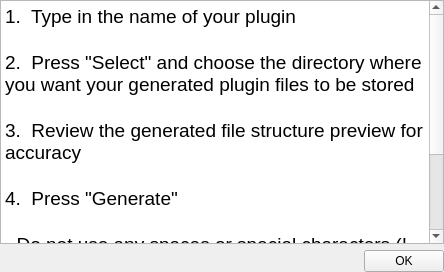
<?xml version="1.0" encoding="UTF-8"?>
<ui version="4.0">
 <class>helpWidget</class>
 <widget class="QWidget" name="helpWidget">
  <property name="geometry">
   <rect>
    <x>0</x>
    <y>0</y>
    <width>444</width>
    <height>272</height>
   </rect>
  </property>
  <property name="sizePolicy">
   <sizepolicy hsizetype="Preferred" vsizetype="Preferred">
    <horstretch>0</horstretch>
    <verstretch>0</verstretch>
   </sizepolicy>
  </property>
  <property name="minimumSize">
   <size>
    <width>0</width>
    <height>0</height>
   </size>
  </property>
  <property name="maximumSize">
   <size>
    <width>16225487</width>
    <height>16225487</height>
   </size>
  </property>
  <property name="windowTitle">
   <string>Plugin Maker Help</string>
  </property>
  <layout class="QVBoxLayout" name="verticalLayout">
   <property name="spacing">
    <number>6</number>
   </property>
   <property name="margin">
    <number>0</number>
   </property>
   <item>
    <widget class="QTextEdit" name="textEdit">
     <property name="readOnly">
      <bool>true</bool>
     </property>
     <property name="html">
      <string>&lt;!DOCTYPE HTML PUBLIC &quot;-//W3C//DTD HTML 4.0//EN&quot; &quot;http://www.w3.org/TR/REC-html40/strict.dtd&quot;&gt;
&lt;html&gt;&lt;head&gt;&lt;meta name=&quot;qrichtext&quot; content=&quot;1&quot; /&gt;&lt;style type=&quot;text/css&quot;&gt;
p, li { white-space: pre-wrap; }
&lt;/style&gt;&lt;/head&gt;&lt;body style=&quot; font-family:'Lucida Grande'; font-size:13pt; font-weight:400; font-style:normal;&quot;&gt;
&lt;p style=&quot; margin-top:0px; margin-bottom:0px; margin-left:0px; margin-right:0px; -qt-block-indent:0; text-indent:0px;&quot;&gt;&lt;span style=&quot; font-family:'MS Shell Dlg 2'; font-size:14pt;&quot;&gt;1.  Type in the name of your plugin&lt;/span&gt;&lt;/p&gt;
&lt;p style=&quot;-qt-paragraph-type:empty; margin-top:0px; margin-bottom:0px; margin-left:0px; margin-right:0px; -qt-block-indent:0; text-indent:0px; font-family:'MS Shell Dlg 2'; font-size:14pt;&quot;&gt;&lt;/p&gt;
&lt;p style=&quot; margin-top:0px; margin-bottom:0px; margin-left:0px; margin-right:0px; -qt-block-indent:0; text-indent:0px;&quot;&gt;&lt;span style=&quot; font-family:'MS Shell Dlg 2'; font-size:14pt;&quot;&gt;2.  Press &amp;quot;Select&amp;quot; and choose the directory where you want your generated plugin files to be stored&lt;/span&gt;&lt;/p&gt;
&lt;p style=&quot;-qt-paragraph-type:empty; margin-top:0px; margin-bottom:0px; margin-left:0px; margin-right:0px; -qt-block-indent:0; text-indent:0px; font-family:'MS Shell Dlg 2'; font-size:14pt;&quot;&gt;&lt;/p&gt;
&lt;p style=&quot; margin-top:0px; margin-bottom:0px; margin-left:0px; margin-right:0px; -qt-block-indent:0; text-indent:0px;&quot;&gt;&lt;span style=&quot; font-family:'MS Shell Dlg 2'; font-size:14pt;&quot;&gt;3.  Review the generated file structure preview for accuracy&lt;/span&gt;&lt;/p&gt;
&lt;p style=&quot;-qt-paragraph-type:empty; margin-top:0px; margin-bottom:0px; margin-left:0px; margin-right:0px; -qt-block-indent:0; text-indent:0px; font-family:'MS Shell Dlg 2'; font-size:14pt;&quot;&gt;&lt;/p&gt;
&lt;p style=&quot; margin-top:0px; margin-bottom:0px; margin-left:0px; margin-right:0px; -qt-block-indent:0; text-indent:0px;&quot;&gt;&lt;span style=&quot; font-family:'MS Shell Dlg 2'; font-size:14pt;&quot;&gt;4.  Press &amp;quot;Generate&amp;quot;&lt;/span&gt;&lt;/p&gt;
&lt;p style=&quot;-qt-paragraph-type:empty; margin-top:0px; margin-bottom:0px; margin-left:0px; margin-right:0px; -qt-block-indent:0; text-indent:0px; font-family:'MS Shell Dlg 2'; font-size:14pt;&quot;&gt;&lt;/p&gt;
&lt;p style=&quot; margin-top:0px; margin-bottom:0px; margin-left:0px; margin-right:0px; -qt-block-indent:0; text-indent:0px;&quot;&gt;&lt;span style=&quot; font-family:'MS Shell Dlg 2'; font-size:14pt;&quot;&gt;- Do not use any spaces or special characters (!@#$%^&amp;amp;*(){};'&amp;quot;:&amp;lt;&amp;gt;,.?)&lt;/span&gt;&lt;/p&gt;
&lt;p style=&quot;-qt-paragraph-type:empty; margin-top:0px; margin-bottom:0px; margin-left:0px; margin-right:0px; -qt-block-indent:0; text-indent:0px; font-family:'MS Shell Dlg 2'; font-size:14pt;&quot;&gt;&lt;/p&gt;
&lt;p style=&quot; margin-top:0px; margin-bottom:0px; margin-left:0px; margin-right:0px; -qt-block-indent:0; text-indent:0px;&quot;&gt;&lt;span style=&quot; font-family:'MS Shell Dlg 2'; font-size:14pt;&quot;&gt;- Do not use the words &amp;quot;Plugin&amp;quot; or &amp;quot;Filter&amp;quot; anywhere in the plugin name.  This will be automatically added later.&lt;/span&gt;&lt;/p&gt;&lt;/body&gt;&lt;/html&gt;</string>
     </property>
     <property name="tabStopWidth">
      <number>4</number>
     </property>
    </widget>
   </item>
   <item>
    <layout class="QHBoxLayout" name="horizontalLayout">
     <item>
      <spacer name="horizontalSpacer">
       <property name="orientation">
        <enum>Qt::Horizontal</enum>
       </property>
       <property name="sizeHint" stdset="0">
        <size>
         <width>375</width>
         <height>20</height>
        </size>
       </property>
      </spacer>
     </item>
     <item>
      <widget class="QPushButton" name="helpOKButton">
       <property name="text">
        <string>OK</string>
       </property>
      </widget>
     </item>
    </layout>
   </item>
  </layout>
 </widget>
 <resources/>
 <connections>
  <connection>
   <sender>helpOKButton</sender>
   <signal>clicked()</signal>
   <receiver>helpWidget</receiver>
   <slot>close()</slot>
   <hints>
    <hint type="sourcelabel">
     <x>447</x>
     <y>273</y>
    </hint>
    <hint type="destinationlabel">
     <x>365</x>
     <y>260</y>
    </hint>
   </hints>
  </connection>
 </connections>
</ui>
